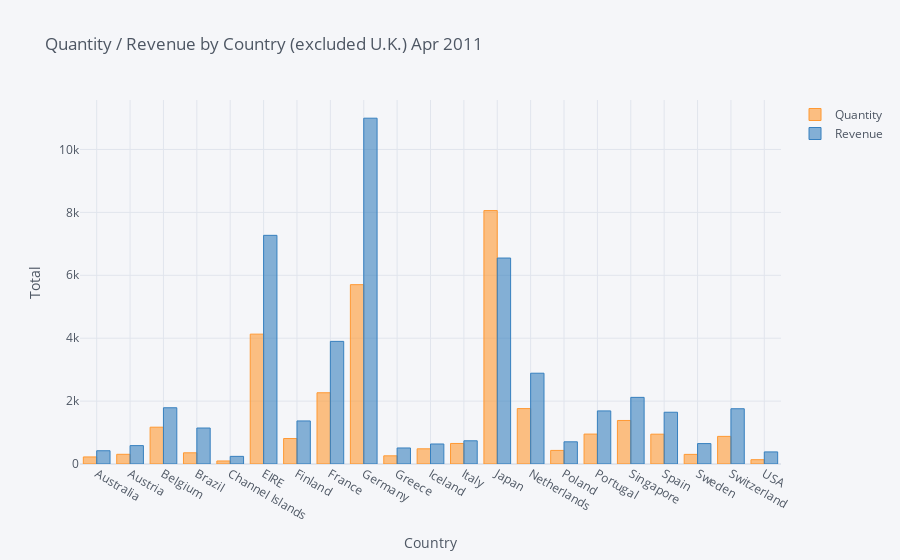

Here is the notebook cell this chart was saved with:
### Code cell
data1.iplot(kind='bar', x='Country', xTitle='Country',yTitle='Total', 
            title='Quantity / Revenue by Country (excluded U.K.) Apr 2011')

### Figure 1 — Plotly figure (JSON) as saved in the notebook; plotly's stock layout.template omitted (floating-point values rounded to 4 significant figures)
{"data": [{"marker": {"color": "rgba(255, 153, 51, 0.6)", "line": {"color": "rgba(255, 153, 51, 1.0)", "width": 1}}, "name": "Quantity", "orientation": "v", "text": "", "type": "bar", "x": ["Australia", "Austria", "Belgium", "Brazil", "Channel Islands", "EIRE", "Finland", "France", "Germany", "Greece", "Iceland", "Italy", "Japan", "Netherlands", "Poland", "Portugal", "Singapore", "Spain", "Sweden", "Switzerland", "USA"], "y": [224, 308, 1170, 356, 96, 4129, 810, 2265, 5702, 260, 483, 653, 8058, 1762, 432, 951, 1384, 948, 306, 878, 137]}, {"marker": {"color": "rgba(55, 128, 191, 0.6)", "line": {"color": "rgba(55, 128, 191, 1.0)", "width": 1}}, "name": "Revenue", "orientation": "v", "text": "", "type": "bar", "x": ["Australia", "Austria", "Belgium", "Brazil", "Channel Islands", "EIRE", "Finland", "France", "Germany", "Greece", "Iceland", "Italy", "Japan", "Netherlands", "Poland", "Portugal", "Singapore", "Spain", "Sweden", "Switzerland", "USA"], "y": [421.6, 584.8, 1788.0, 1144.0, 243.0, 7270.0, 1369.0, 3899.0, 10990.0, 509.7, 636.2, 737.8, 6549.0, 2887.0, 705.8, 1688.0, 2119.0, 1646.0, 649.1, 1757.0, 383.9]}], "layout": {"legend": {"bgcolor": "#F5F6F9", "font": {"color": "#4D5663"}}, "paper_bgcolor": "#F5F6F9", "plot_bgcolor": "#F5F6F9", "title": {"font": {"color": "#4D5663"}, "text": "Quantity / Revenue by Country (excluded U.K.) Apr 2011"}, "xaxis": {"gridcolor": "#E1E5ED", "showgrid": true, "tickfont": {"color": "#4D5663"}, "title": {"font": {"color": "#4D5663"}, "text": "Country"}, "zerolinecolor": "#E1E5ED"}, "yaxis": {"gridcolor": "#E1E5ED", "showgrid": true, "tickfont": {"color": "#4D5663"}, "title": {"font": {"color": "#4D5663"}, "text": "Total"}, "zerolinecolor": "#E1E5ED"}}}
